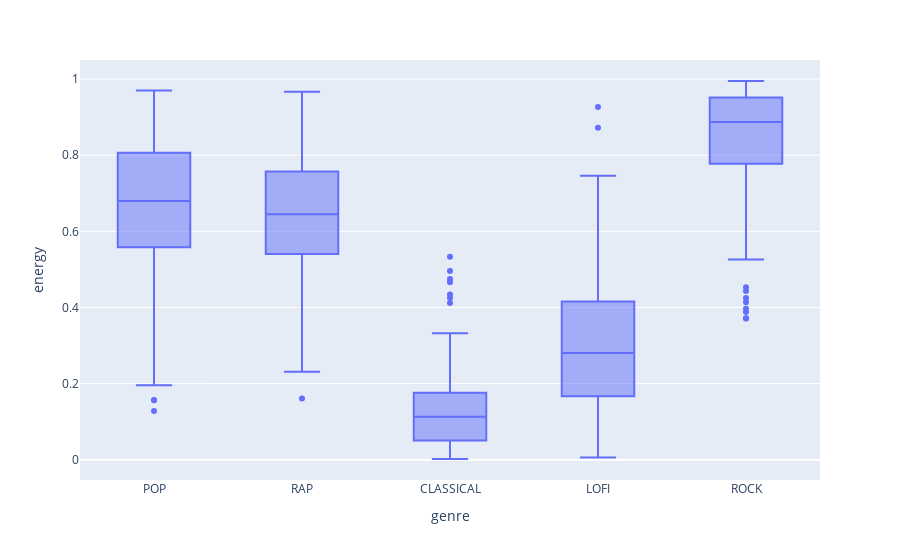

Write notebook code for a chart like this one.
### Markdown cell above
energy

### Code cell
px.box(genre_df, x='genre', y='energy')

### Figure 1 — Plotly figure (JSON) as saved in the notebook; plotly's stock layout.template omitted (floating-point values rounded to 4 significant figures; data arrays with more than 128 entries replaced by an {"elided": "..."} marker saying what was removed)
{"data": [{"alignmentgroup": "True", "hovertemplate": "genre=%{x}<br>energy=%{y}<extra></extra>", "legendgroup": "", "marker": {"color": "#636efa"}, "name": "", "notched": false, "offsetgroup": "", "orientation": "v", "showlegend": false, "type": "box", "x": {"elided": "1363 str values"}, "x0": " ", "xaxis": "x", "y": {"elided": "1363 float values"}, "y0": " ", "yaxis": "y"}], "layout": {"boxmode": "group", "legend": {"tracegroupgap": 0}, "margin": {"t": 60}, "xaxis": {"anchor": "y", "domain": [0, 1], "title": {"text": "genre"}}, "yaxis": {"anchor": "x", "domain": [0, 1], "title": {"text": "energy"}}}}
